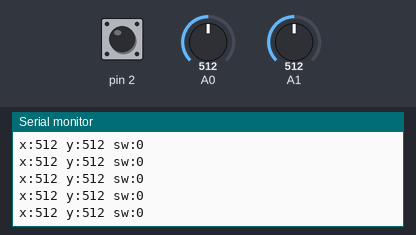
The sketch below on a simulated Arduino Uno, built with avr-gcc and run on an emulated ATmega328P. Parts: the last lines printed to the serial monitor. The test bench sets the inputs (shaded band); at power-on: A0 = 512, A1 = 512, pin 2 HIGH.

Above: at 1.2 s.
1.3 s: A0 set to 992
At 1.9 s:
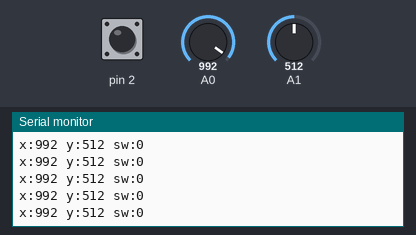
4.3 s: A0 set to 1012
At 5.4 s:
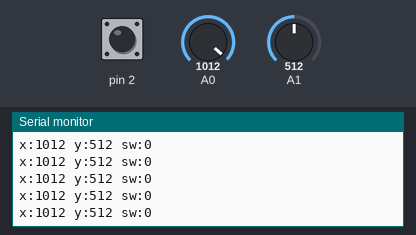
5.8 s: A1 set to 104
At 6.4 s:
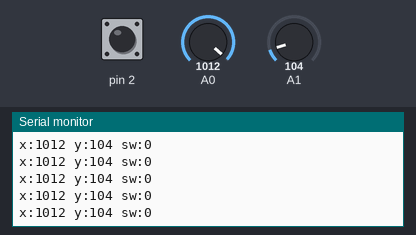
8.8 s: A1 set to 92
At 9.7 s:
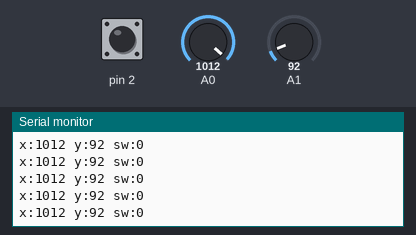
11.8 s: A1 set to 11
At 12.6 s:
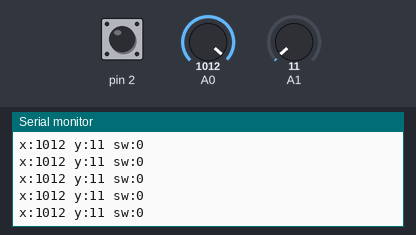
13.3 s: A1 set to 8
At 14.1 s:
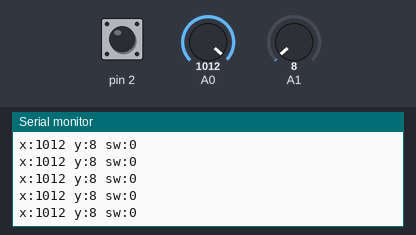
Timing chart, 0 to 16.3 s (numbered marks = the images above; inputs shaded):
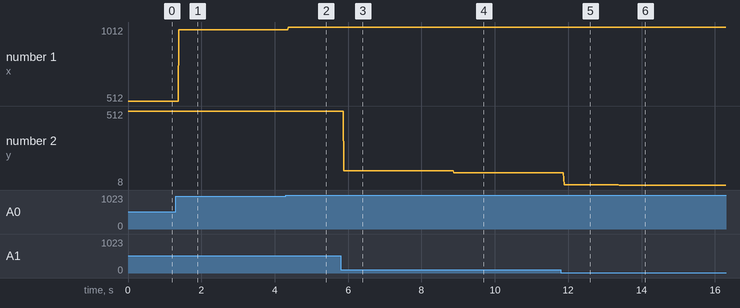

The sketch:

week11_2_arduino_joystick_serial_println.ino
```cpp
// week11_2_arduino_joystick_serial_println
void setup() {
  Serial.begin(9600);
  pinMode(2, INPUT_PULLUP);
}

void loop() {
  int x = analogRead(A0); // 讀入 x 座標
  int y = analogRead(A1); // 讀入 y 座標
  int sw = digitalRead(2); // joystick 壓鈕
  if (digitalRead(2)==LOW) sw = 1; // 按下去，設1
  else sw = 0; // 彈起來，設0
  char line[200];
  sprintf(line, "x:%d y:%d sw:%d\n", x, y, sw);
  Serial.println(line);
}
```

Measured:
- after the input at 1.3 s, the serial monitor: prints a new line after 0.08 s (image 1)
- after the input at 4.3 s, the serial monitor: prints a new line after 0.07 s (image 2)
- after the input at 5.8 s, the serial monitor: prints a new line after 0.09 s (image 3)
- after the input at 8.8 s, the serial monitor: prints a new line after 0.08 s (image 4)
- after the input at 11.8 s, the serial monitor: prints a new line after 0.08 s (image 5)
- after the input at 13.3 s, the serial monitor: prints a new line after 0.09 s (image 6)
- plotted number 1: 512 → 992 after the input at 1.3 s, 992 → 1012 after the input at 4.3 s
- plotted number 2: 512 → 104 after the input at 5.8 s, 104 → 92 after the input at 8.8 s, 92 → 11 after the input at 11.8 s, 11 → 8 after the input at 13.3 s
